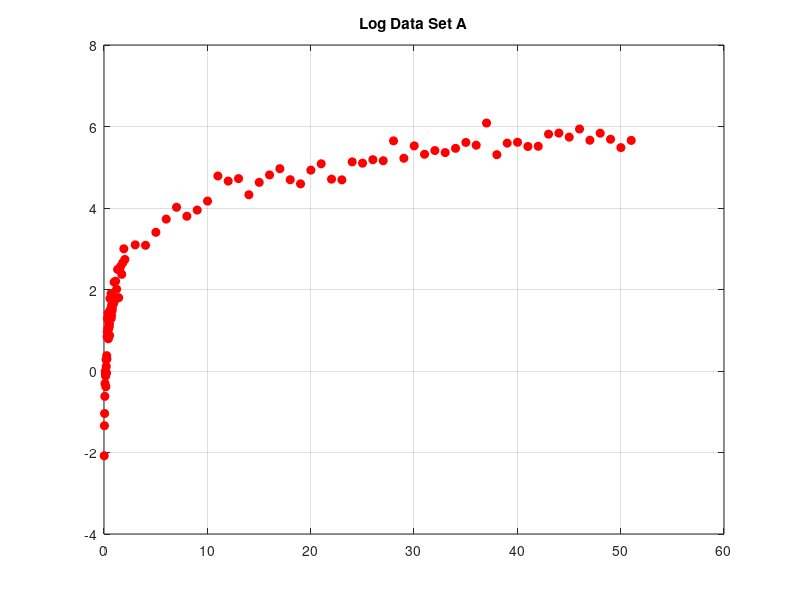

This chart was generated by the following MATLAB code: (Note: this script raises an error after producing the figure.)
% Tim Driscoll 
% Lab 2 - Nonlinear Regression
% 8/31/21

clear
clc
close all

%% Read in the three data sets
fileID = fopen('log-data-A.txt','r');
dataA = fscanf(fileID,'%f %f',[2,Inf]);
dataA = dataA';

fileID = fopen('log-data-B.txt','r');
dataB = fscanf(fileID,'%f %f',[2,Inf]);
dataB = dataB';

fileID = fopen('log-data-C.txt','r');
dataC = fscanf(fileID,'%f %f',[2,Inf]);
dataC = dataC';

allData{1} = dataA;
allData{2} = dataB;
allData{3} = dataC;

%% User input
index = listdlg('liststring',{'log-data-A.txt','log-data-B.txt','log-data-C.txt'});
in = inputdlg('Please enter an intial guess','Initial Guess');
an = str2num(in{1});


x = allData{index}(:,1);
y = allData{index}(:,2);

%% Plot the data
figure('Color','w');
plot(x,y,'ro', 'markerfacecolor','r');
grid on

if(index == 1)
    titleName = sprintf('Log Data Set A');
elseif(index == 2)
    titleName = sprintf('Log Data Set B');
else
    titleName = sprintf('Log Data Set C');
end

title(titleName);
hold on

%% Nonlinear Regression

for j=1:1:50000
    fan = 0;
    fpan = 0;
    for i = 1:1:length(x)
        fan = fan + ((y(i)/an) - (log(x(i)*an)/an));
        fpan = fpan + ((-y(i)/(an^2)) - ((1-log(an*x(i)))/(an^2)));
    end
    an1 = an-(fan/fpan);
    fprintf('%0.6f\t%0.6f\n',an,an1);
    if(abs(an-an1) < 0.0000001)
        break;
    end
    an=an1;
end
fprintf('%d interations',j);

%% Plot the fitted model

xplot = min(x):0.001:max(x);
yplot = log(an1.*xplot);
plot(xplot,yplot,'k-','linewidth',2);